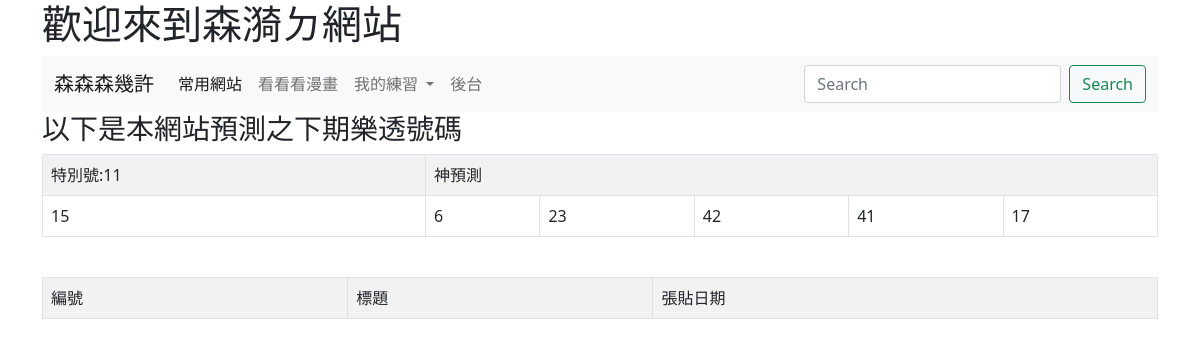
The app's page /, older data.
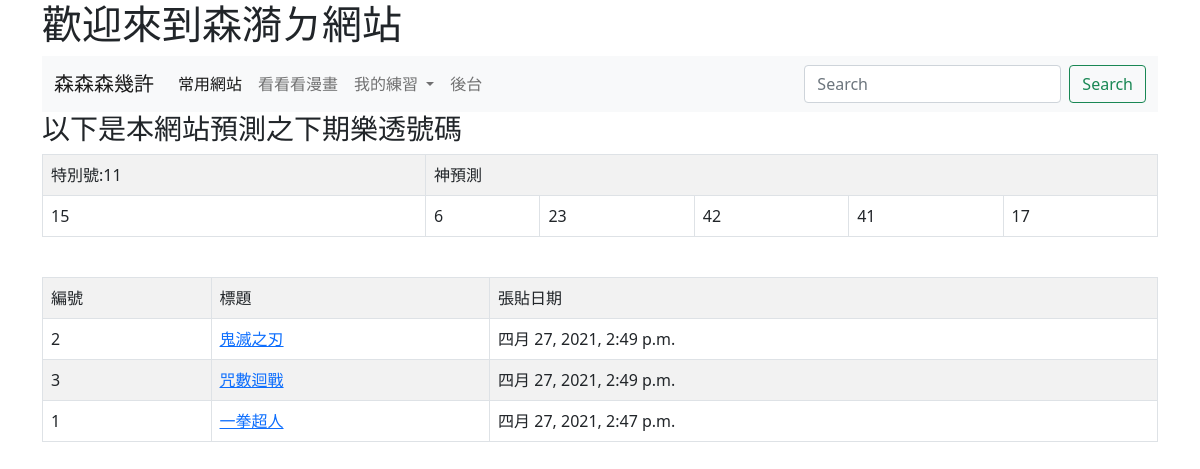
The same page, newer data.
### mysite/models.py (models this page shows, shortened)
class Post(models.Model):
    title = models.CharField(max_length=200)
    body = models.TextField()
    pub_date = models.DateTimeField(default=timezone.now)
    class Meta:
        ordering = ('-pub_date',)

### mysite/views.py (the view)
# urls.py: path('',index),
def index(request):
	posts=Post.objects.all()
	myname="森漪"
	data=[i for i in range(1,43)]
	random.shuffle(data)
	lotto_numbers=data[0:6]
	special_number=data[6]
	return render(request,"index.html",locals())

### templates/index.html (shortened to what this page needs)
<!doctype html>
<html>
  <head>
    <link href="https://cdn.jsdelivr.net/npm/bootstrap@5.0.0-beta3/dist/css/bootstrap.min.css" rel="stylesheet">
  </head>
  <body>
    <div class="container">
    <h1>歡迎來到{{myname}}ㄉ網站</h1>
    <nav class="navbar navbar-expand-lg navbar-light bg-light">
      <div class="container-fluid">
        <a class="navbar-brand" href="#">森森森幾許</a>
        <div class="collapse navbar-collapse" id="navbarSupportedContent">
          <ul class="navbar-nav me-auto mb-2 mb-lg-0">
            <li class="nav-item">
              <a class="nav-link active" aria-current="page" href="/">常用網站</a>
            </li>
            <li class="nav-item">
              <a class="nav-link" href="https://tw.manhuagui.com/list/view.html">看看看漫畫</a>
            </li>
            <li class="nav-item dropdown">
              <a class="nav-link dropdown-toggle" href="#" id="navbarDropdown" role="button" data-bs-toggle="dropdown" aria-expanded="false">
                我的練習
              </a>
            </li>
            <li class="nav-item">
              <a class="nav-link" href="/admin/" tabindex="-1">後台</a>
            </li>
          </ul>
          <form class="d-flex">
            <input class="form-control me-2" type="search" placeholder="Search" aria-label="Search">
            <button class="btn btn-outline-success" type="submit">Search</button>
          </form>
        </div>
      </div>
    </nav>
    <h3>以下是本網站預測之下期樂透號碼</h3>
    <table class='table table-striped table-bordered'>
        <tr><td>特別號:{{ special_number }}</td><td colspan=5>神預測</td></tr>
        <tr>
            {% for no in lotto_numbers %}
            <td>
                {{no}}
            </td>
            {% endfor %}
        </tr>
    </table>
    <br>
    <table class='table table-striped table-bordered'>
      <tr><td>編號</td><td>標題</td><td>張貼日期</td></tr>
      {% for post in posts %}
      <tr>
          <td>{{post.id}}</td>
          <td><a href="/show/{{post.id}}/">{{post.title}}</a></td>
          <td>{{post.pub_date}}</td>
      </tr>
      {% endfor %}
    </table>
    </div>
  </body>
</html>

Row changes from the older to the newer data that the page shows:
added Post: id "2", title "鬼滅之刃", pub_date "四月 27, 2021, 2:49 p.m."
added Post: id "3", title "咒數迴戰", pub_date "四月 27, 2021, 2:49 p.m."
added Post: id "1", title "一拳超人", pub_date "四月 27, 2021, 2:47 p.m."
